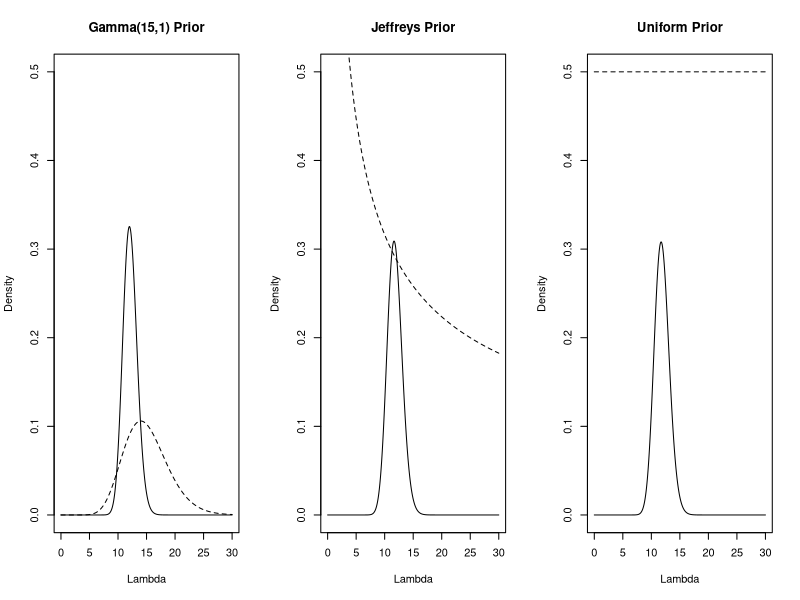
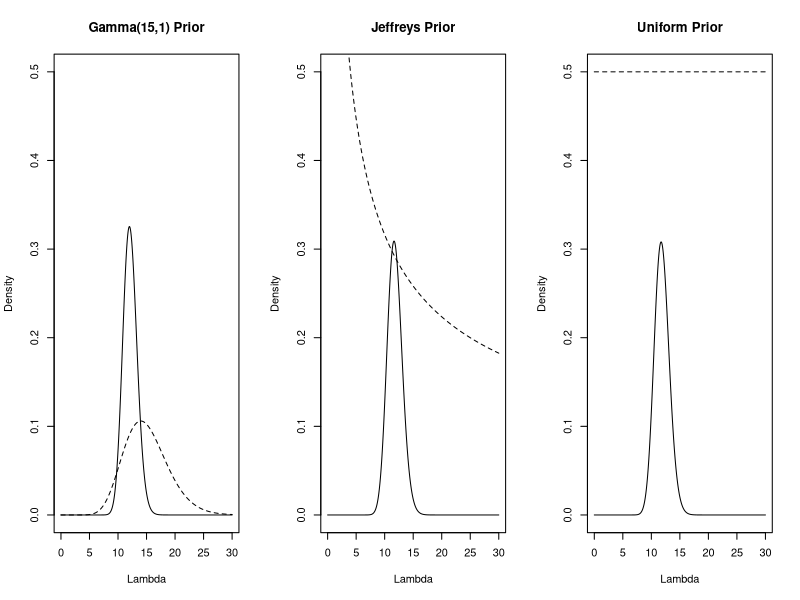
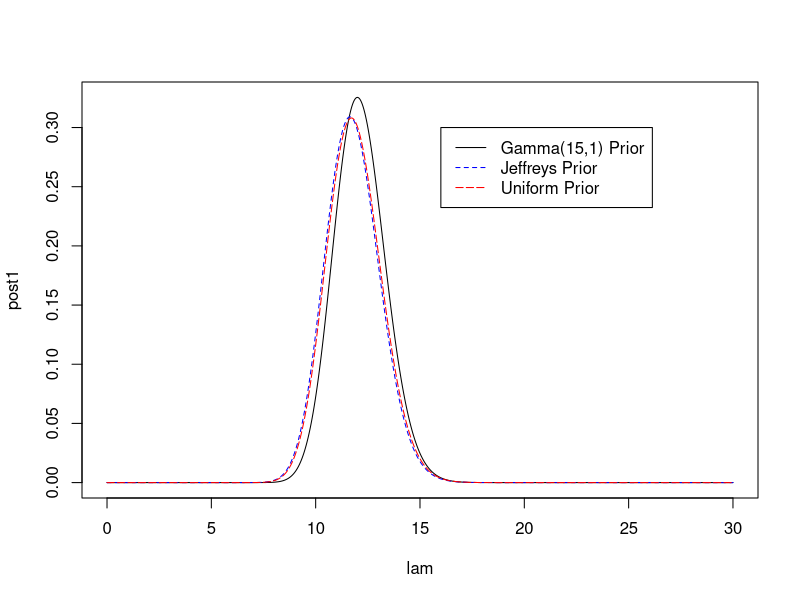
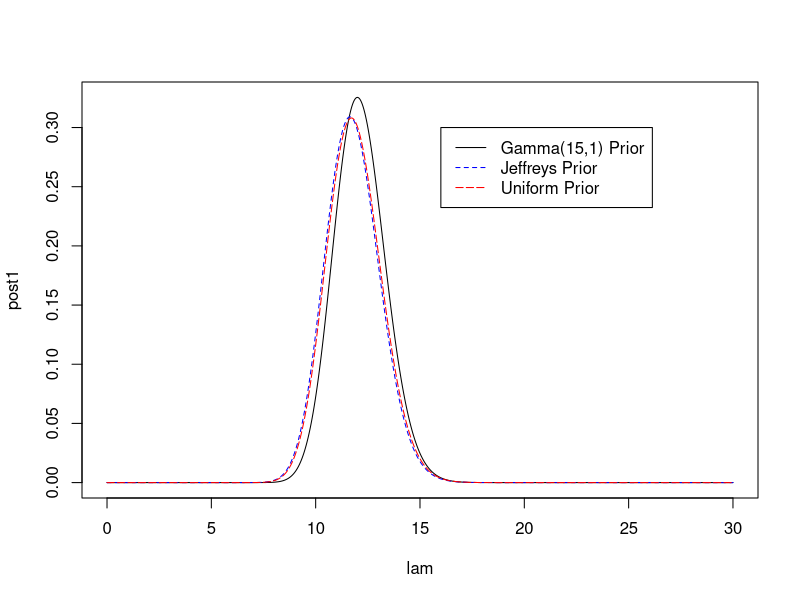

Source code (R) for these figures, in order:
###################################################
### chunk number 1: 
###################################################
#line 28 "HW3_Sweave.nw"
library(xtable)


###################################################
### chunk number 2: 
###################################################
#line 47 "HW3_Sweave.nw"
a<-seq(2,20,by=1)
b<-14.5/(a-1)

paramSearch<-cbind(a,b,qgamma(p=0.90,a,scale=b))
colnames(paramSearch)<-c("alpha","beta","90th Percentile")


###################################################
### chunk number 3: 
###################################################
#line 55 "HW3_Sweave.nw"
xtable(paramSearch[9:19,],digits=1,caption='Grid Search Results for Gamma Hyperparameters',label="tab:1a")


###################################################
### chunk number 4: 
###################################################
#line 76 "HW3_Sweave.nw"
gamdes<-function(alpha,beta){
mean<-alpha*beta
mode<-beta*(alpha-1)
credSet<-qgamma(rbind(0.025,0.975),alpha,scale=beta)
output<-rbind(mean,mode,credSet)
rownames(output)<-c("mean","mode","2.5th Percentile","97.5th Percentile")
return(output)
}

prior<-gamdes(15,1)
post<-gamdes(97,1/8)

distSummary<-cbind(prior[1:2,],post[1:2,])
colnames(distSummary)<-c("Prior","Posterior")


###################################################
### chunk number 5: 
###################################################
#line 93 "HW3_Sweave.nw"
xtable(distSummary,digits=2,caption='Prior and Posterior Statistics',label="tab:1c")


###################################################
### chunk number 6: 
###################################################
#line 127 "HW3_Sweave.nw"
post<-gamdes(82.5,1/7)
colnames(post)<-c("Posterior")


###################################################
### chunk number 7: 
###################################################
#line 132 "HW3_Sweave.nw"
xtable(post,digits=2,caption="Posterior Mean, Mode and 95 Percent Credible Set from Jeffreys Prior",label="tab:2c")


###################################################
### chunk number 8: 
###################################################
#line 150 "HW3_Sweave.nw"
post<-gamdes(83,1/7)
colnames(post)<-c("Posterior")


###################################################
### chunk number 9: 
###################################################
#line 155 "HW3_Sweave.nw"
xtable(post,digits=2,caption='Posterior Mean, Mode and 95 Percent Credible Set from Uniform Prior',label="tab:3b")


###################################################
### chunk number 10: fig5a
###################################################
#line 163 "HW3_Sweave.nw"
lam<-seq(0.001,30,by=0.001)

prior1<-dgamma(lam,15,scale=1)
post1<-dgamma(lam,97,scale=1/8)

prior2<-sqrt(1/lam)
post2<-dgamma(lam,82.5,scale=1/7)

prior3<-rep(0.5,length(lam))
post3<-dgamma(lam,83,scale=1/7)

par(mfrow=c(1,3))
plot(lam,post1,type="l",ylim=c(0,0.5),xlab="Lambda",ylab="Density",main="Gamma(15,1) Prior")
lines(lam,prior1,lty=2)

plot(lam,post2,type="l",ylim=c(0,0.5),xlab="Lambda",ylab="Density",main="Jeffreys Prior")
lines(lam,prior2,lty=2)

plot(lam,post3,type="l",ylim=c(0,0.5),xlab="Lambda",ylab="Density",main="Uniform Prior")
lines(lam,prior3,lty=2)


###################################################
### chunk number 11: 5a
###################################################
#line 187 "HW3_Sweave.nw"
#line 163 "HW3_Sweave.nw#from line#187#"
lam<-seq(0.001,30,by=0.001)

prior1<-dgamma(lam,15,scale=1)
post1<-dgamma(lam,97,scale=1/8)

prior2<-sqrt(1/lam)
post2<-dgamma(lam,82.5,scale=1/7)

prior3<-rep(0.5,length(lam))
post3<-dgamma(lam,83,scale=1/7)

par(mfrow=c(1,3))
plot(lam,post1,type="l",ylim=c(0,0.5),xlab="Lambda",ylab="Density",main="Gamma(15,1) Prior")
lines(lam,prior1,lty=2)

plot(lam,post2,type="l",ylim=c(0,0.5),xlab="Lambda",ylab="Density",main="Jeffreys Prior")
lines(lam,prior2,lty=2)

plot(lam,post3,type="l",ylim=c(0,0.5),xlab="Lambda",ylab="Density",main="Uniform Prior")
lines(lam,prior3,lty=2)
#line 188 "HW3_Sweave.nw"


###################################################
### chunk number 12: fig5b
###################################################
#line 195 "HW3_Sweave.nw"
par(mfrow=c(1,1))
plot(lam,post1,type="l")
lines(lam,post2,lty=2,col="blue")
lines(lam,post3,lty=5,col="red")
legend(16,0.3,c("Gamma(15,1) Prior","Jeffreys Prior","Uniform Prior"),
lty=c(1,2,5),col=c("black","blue","red"))


###################################################
### chunk number 13: 5b
###################################################
#line 205 "HW3_Sweave.nw"
#line 195 "HW3_Sweave.nw#from line#205#"
par(mfrow=c(1,1))
plot(lam,post1,type="l")
lines(lam,post2,lty=2,col="blue")
lines(lam,post3,lty=5,col="red")
legend(16,0.3,c("Gamma(15,1) Prior","Jeffreys Prior","Uniform Prior"),
lty=c(1,2,5),col=c("black","blue","red"))
#line 206 "HW3_Sweave.nw"


